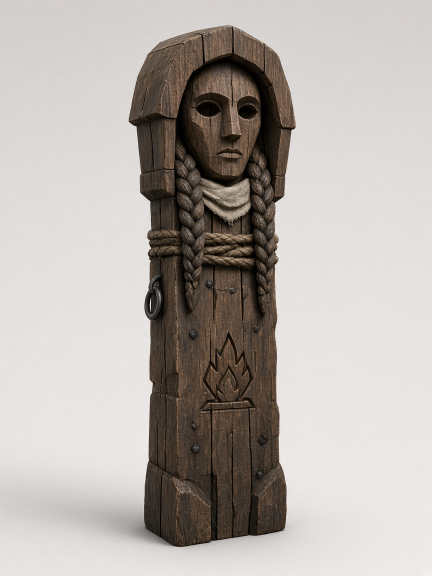
#> input picture Assets/hearthwife_totem_ref.png, 864 x 1152 px, given in place of 2764.png, which was not available (shown at 1/2 size)
$ python make_map_heart.py
#> lines starting #> are read from the running program, lines starting #| are printed output that depends on the picture; pictures that were not available may be replaced by others from this repository, and a replacement may not be noted
"""Build Assets/hearthwife_map_heart.png from OpenMoji (CC BY-SA 4.0), padded for Valheim pins."""
from __future__ import annotations

import os
import urllib.request

from PIL import Image

ASSETS = os.path.join(os.path.dirname(os.path.abspath(__file__)), "..", "Assets")
OUT = os.path.join(ASSETS, "hearthwife_map_heart.png")
SIZE = 64
URL = "https://raw.githubusercontent.com/hfg-gmuend/openmoji/master/color/72x72/2764.png"


def main() -> None:
    os.makedirs(ASSETS, exist_ok=True)
    dl = os.path.join(ASSETS, "_openmoji_heart.png")
    urllib.request.urlretrieve(URL, dl)
    im = Image.open(dl).convert("RGBA")
    canvas = Image.new("RGBA", (SIZE, SIZE), (0, 0, 0, 0))
#> canvas: PIL image 64x64 RGBA; every value is 0
    # OpenMoji already pads; ~78% of texture keeps vanilla-like visual weight.
    target = int(SIZE * 0.72)
    im = im.resize((target, target), Image.Resampling.LANCZOS)
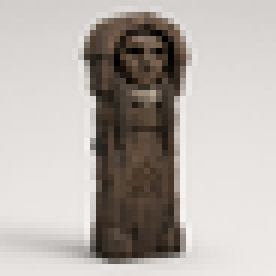
#> im: PIL image 46x46 RGBA (shown 6 times larger); mean R, G, B, A 182.9, 176.4, 171.6, 255
    px = im.load()
    for y in range(im.height):
        for x in range(im.width):
            r, g, b, a = px[x, y]
            if a < 8:
                continue
            # Soft rose — homestead wife, not neon emoji red
            nr = int(r * 0.40 + 0xE8 * 0.60)
            ng = int(g * 0.40 + 0x5A * 0.60)
            nb = int(b * 0.40 + 0x7A * 0.60)
            px[x, y] = (nr, ng, nb, a)
    ox = (SIZE - target) // 2
    oy = (SIZE - target) // 2
    canvas.paste(im, (ox, oy), im)
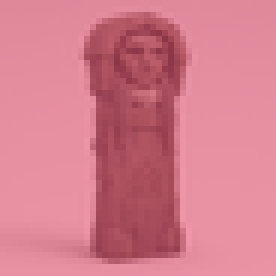
#> im: PIL image 46x46 RGBA (shown 6 times larger); mean R, G, B, A 212, 124.2, 141.4, 255
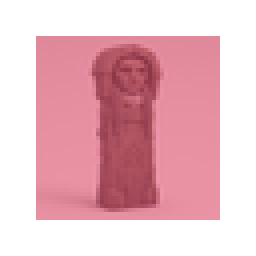
#> canvas: PIL image 64x64 RGBA (shown 4 times larger); mean R, G, B, A 109.5, 64.1, 73.1, 131.7; transparent parts drawn white
    canvas.save(OUT, "PNG")  # upright preview
    # Embedded runtime: Unity LoadRawTextureData is bottom-up — flip V for correct map orientation
    import struct

    rgba_path = os.path.join(ASSETS, "hearthwife_map_heart.rgba")
    raw = canvas.transpose(Image.Transpose.FLIP_TOP_BOTTOM).tobytes()
    with open(rgba_path, "wb") as f:
        f.write(struct.pack("<ii", SIZE, SIZE))
        f.write(raw)
    os.remove(dl)
    with open(os.path.join(ASSETS, "ICON_ATTRIBUTION.txt"), "w", encoding="utf-8") as f:
        f.write("hearthwife_map_heart.png/.rgba derived from OpenMoji 2764 (heart)\n")
        f.write("https://openmoji.org/ — CC BY-SA 4.0\n")
        f.write("Tinted/resized for Hearthwife map pin.\n")
    print("wrote", OUT, os.path.getsize(OUT), "bytes")
    print("wrote", rgba_path, os.path.getsize(rgba_path), "bytes")


if __name__ == "__main__":
    main()
